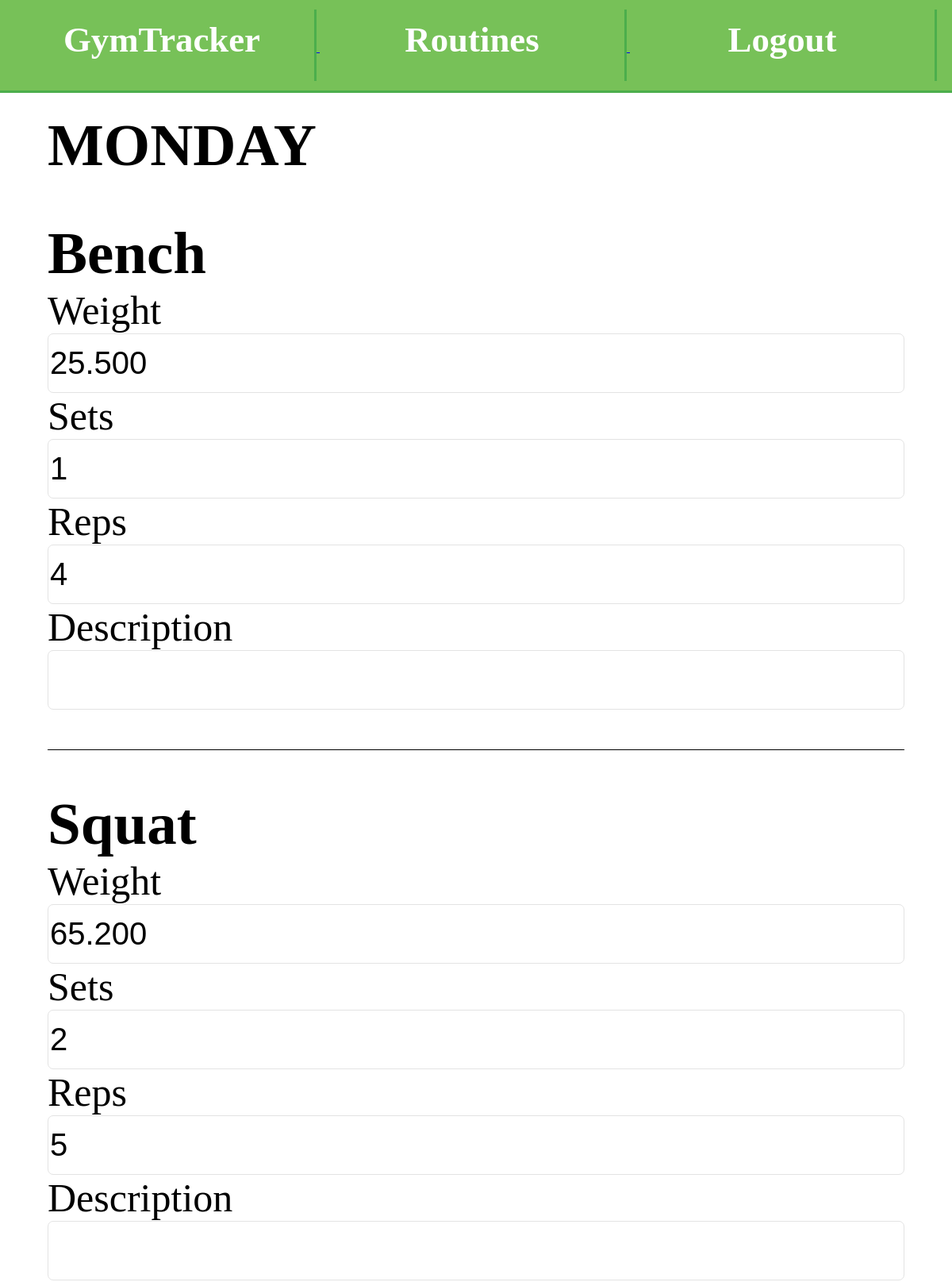
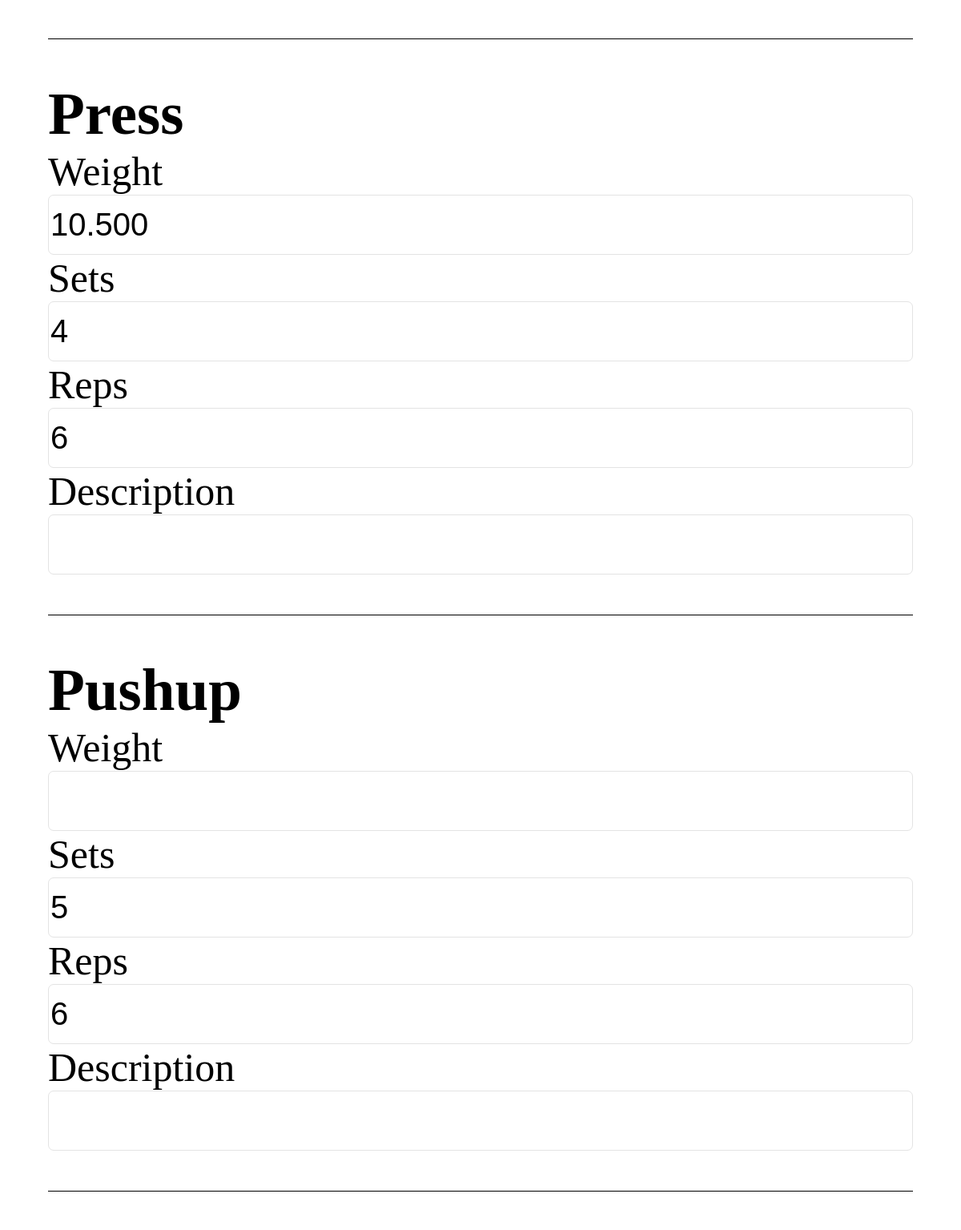
Page /mobile.php?routine_name=MONDAY (signed in, upper part) on the committed database (2 pictures, top to bottom).
### tables this page shows
CREATE TABLE tbl_exercises(
   exerciseId         int(11)        AUTO_INCREMENT,                        
   active             tinyint(1)     NOT NULL DEFAULT 1,                    
   userIdF            int(11)        NOT NULL,                              

   name               varchar(30)    NOT NULL,                              
   description        varchar(255)   NOT NULL,                              
   reps               int(11)        NOT NULL,                              
   sets               int(11)        NOT NULL,                              
   muscleGroup        varchar(255),                                         
   timeCreated        TIMESTAMP      NOT NULL DEFAULT CURRENT_TIMESTAMP,
   deactivationTime   DATE,                                                 
   rating             float(4,1),                                           
   mediaUrl           varchar(255),                                         

    
   share              tinyint(1)     NOT NULL,                              
   defaultExercise    tinyint(1),                                           



   UNIQUE(name, userIdF),                                                   
   Primary Key(exerciseId),
   FOREIGN KEY(userIdF) REFERENCES tbl_users(userId)
);

### inc/functions.php (called while the page is built, shortened)
<?php
require_once "msc_functions/classes.php";
  function get_exercises_info($conn, $user_id, $routineName){
      $sql = 'SELECT * FROM vw_ExerciseNames
         WHERE routineName =' . "'$routineName'" . " AND exerciseActive = TRUE AND routineActive = TRUE AND userIdF = " . $user_id;
      $exercise_name_query = $conn->prepare($sql);
      $exercise_name_query -> execute();
      $assoc_exercise_names = $exercise_name_query->fetchALL(PDO::FETCH_ASSOC);
      $exercise_names = array();
      foreach($assoc_exercise_names as $exercise_row){
          array_push($exercise_names, new ex_id_name($exercise_row['exerciseName'], $exercise_row['exerciseId'], 0, 0, ''));
      }
      return $exercise_names;
  }
  function last_input_weight($conn, $exerciseId, $user_id){
      $query = $conn->prepare("SELECT weightDone FROM tbl_exercise_values where exerciseIdf =" . $exerciseId . " order by liftId  DESC LIMIT 1");
      $query -> execute();
      $row = $query->fetchALL(PDO::FETCH_ASSOC);
      if( empty($row[0]['weightDone'])) return "";
      else return $row[0]['weightDone'];
  }
  function amount_to_do($conn, $for, $exerciseId){
      $query = $conn->prepare("SELECT " . $for . " FROM tbl_exercises WHERE exerciseId = " . $exerciseId);
      $query -> execute();
      $row = $query->fetchALL(PDO::FETCH_ASSOC);
      return $row[0][$for];
  }
?>

### inc/msc_functions/classes.php (called while the page is built, shortened)
<?php
  class ex_id_name{
        var $ex_id;
        var $ex_name;
        function ex_id_name($name, $id, $sets, $reps, $description){
            $this->ex_id = $id;
            $this->ex_name = $name;
        }
        function return_ex_id(){
            return $this->ex_id;
        }
        function return_ex_name(){
            return $this->ex_name;
        }
  };
?>

### inc/mobile/mobile_weight_input.php (the view, shortened to what this page needs)
<?php
  $conn = connect($config['db']);
  $user_id = $_SESSION['myuserid'];
?>
<div class="center_it">
  <h1><?php echo $_GET['routine_name']?></h1>
  <form action="" method="post">
          <?php
             $exercise_names = get_exercises_info($conn, $user_id, $_GET['routine_name']);
              foreach($exercise_names as $exercise){
                  $exerciseId = $exercise->return_ex_id();
                  $suggested_reps = amount_to_do($conn, "sets", $exerciseId);
                  $suggested_sets = amount_to_do($conn, "reps", $exerciseId);
                      echo '<div class="box_wrapper">';
                      echo '<p class="ex_title">' . $exercise->return_ex_name() . '</p>';
                      echo '<p class="form_title">Weight</p>';
                      echo '<input type="text" value="' . last_input_weight($conn, $exerciseId, $user_id) .'"name="' . 'exId' . $exerciseId . '">';
                      echo '<p class="form_title">Sets</p>';
                      echo '<input type="text" value="' . $suggested_reps . '" name="' . 'exIdSets' . $exerciseId . '">';
                      echo '<p class="form_title">Reps</p>';
                      echo '<input type="text" value="' . $suggested_sets . '" name="' . 'exIdReps' . $exerciseId . '">';
                      echo '<p class="form_title">Description</p>';
                      echo '<input type="text" name="' . 'exIdDescription' . $exerciseId . '">'  . '<br>';
                      echo '</div>';
              }
          ?>
      <input id="submit_button" type="submit" value="Input"><br>
  </form>
</div>
</body>
</html>

### inc/mobile/mobile_header.php (style rules this page uses)
input { border-radius: 7px; border: 1px solid #e3e3e3; }

### inc/mobile/mobile_weight_input.php (style rules this page uses)
h1 { font-size: 75px; }
.form_title { font-size: 50px; }
input { width: 100%; height: 75px; font-size: 40px; }
.ex_title { font-weight: bold; font-size: 75px; }
.box_wrapper { border-bottom: 1px solid black; padding-bottom: 50px; padding-top: 50px; }
.center_it { width: 90%; margin-left: 5%; margin-right: 5%; }

### rows in the picture
tbl_exercises: sets "1"
tbl_exercises: sets "2"
tbl_exercises: sets "4"
tbl_exercises: sets "5"

### other values in the picture
$_GET['routine_name'] "MONDAY"
$exercise->return_ex_name() "Bench"
$exercise->return_ex_name() "Squat"
$exercise->return_ex_name() "Press"
$exercise->return_ex_name() "Pushup"
